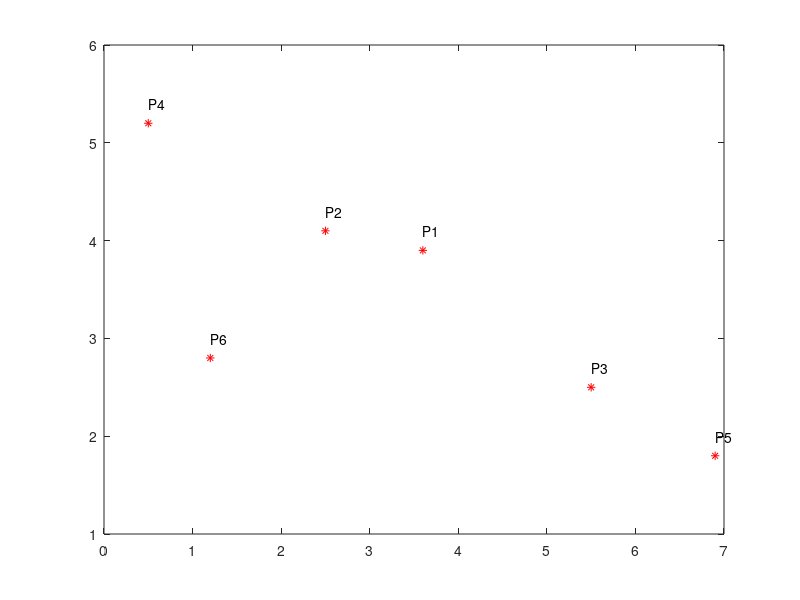

MATLAB code to generate this figure: (Note: this script raises an error after producing the figure.)
%Code written by Ankur Sinha
%Version: 18072011
%Note: Give non-dominated points only
%Positive epsilon value denotes that the value function correctly fitted the decision maker preferences.

global obj;

%obj consists of [firstObjectiveValue, secondObjectiveValue, rank]

%Example Complete ordering
obj = [3.6 3.9 1;    2.5 4.1 2;   5.5 2.5 3;     0.5 5.2 4;    6.9 1.8 5;   1.2 2.8 6];

%Example Partial ordering
%obj = [3.6 3.9 1;    2.5 4.1 2;   5.5 2.5 3;     0.5 5.2 3;    6.9 1.8 4];
       
% IMK -- Plotting the individual points
plot(obj(:,1),obj(:,2), '*r');
hold on

% EKS -- Turning arrow into column vector insetad of row vector
arrow = repmat('P', size(obj, 1), 1);

% EKS -- Replacing square indexing horzcat with mutable size indexing
for i = 1:size(obj, 1)
    label = ['P', num2str(obj(i,3))];
    text(obj(i,1), obj(i,2)+0.2, label);
end

%Value function optimization. 
%Refer: K. Deb, A. Sinha, P. Korhonen, and J.Wallenius. 
%An interactive evolutionary multi-objective optimization method based on
%progressively approximated value functions. IEEE Transactions on Evolutionary
%Computation, 14(5):723739, 2010.

% z - covers our 
[z,fval,exitflag,output,lambda] = fmincon(@fun,1.*ones(7,1),[],[],[],[],[0 0 0 0 -1000 -1000 -1000]',[1 1 1 1 1000 1000 1000]', @con);

if fval>0
    disp('Information not correctly fitted');
else
    disp('Information fitted correctly');
end

%    u = (.3479*x + -.1772 + .6521*y + -1.772))*(0.6521*y + -1.772 + .3479*x + -1.772);

% z = [          -4.688e-04];

OptimizationParameters = z %First six are value function parameters and the last one is epsilon

for i=1:size(obj,1)
    u(i)= utilfunc(obj(i,:),z);
end

for i=1:size(obj,1)
    fh_old = @(x,y) (z(1).*x + z(2).*y + z(5)).*(z(3).*y + z(4).*x + z(6)) - u(i);
    fh = @(x,y) (z(1).*x + z(5) + z(2).*y + z(5)).*(z(3).*y + z(6) + z(4).*x + z(6)) - u(i);

    ezplot(fh, [min(obj(:,1))-1, max(obj(:,1))+1]);
end

Utilities = u

title('');
axis([min(obj(:,1)) max(obj(:,1)) min(obj(:,2)) max(obj(:,2))])
xlabel('f_1')
ylabel('f_2')

function f=fun(x)
    f = -x(end);
end

function [c ceq]=con_old(x)
    global obj;

    delta = 0.1;
    for i=1:size(obj,1)-1
        if obj(i,3) ~= obj(i+1,3)
            c(i) = -((utilfunc(obj(i,:),x))-(utilfunc(obj(i+1,:),x))) + x(end);
        else
            c(i) = abs((utilfunc(obj(i,:),x))-(utilfunc(obj(i+1,:),x))) - delta*x(end);
        end
    end

    %Polynomial Value Function Constraints
    % Making each term in the equation individually greater than zero %
    % IMK -- So for each P, we check each S term and make sure it's non negative
    %          We have 5 values of P (obj), and M = 2, which is each of
    %          those two lines. So really it should be a nest for-loop of P
    %          and M
    for i=1:2:10
        % IMK -- This is the first term of the product in the objective
        %           function. The (i+1)/2 is just getting over the i value
        %           throughout the iteration 
        c(i+4)= -(x(1)*obj((i+1)/2,1) + x(2)*obj((i+1)/2,2) + x(5));
        c(i+5)= -(x(3)*obj((i+1)/2,2) + x(4)*obj((i+1)/2,1) + x(6));
    end
    % Equality constraints (Note: Minor typographic error in the paper, correct here.)

    % IMK -- one for each dimension. Makes sure terms add up to 1
    ceq(1) = -(x(1) + x(2) - 1);
    ceq(2) = -(x(3) + x(4) - 1);
end

% Modified version 
function [c ceq]=con(x)
    global obj;

    delta = 0.1;
    for i=1:size(obj,1)-1
        if obj(i,3) ~= obj(i+1,3)
            c(i) = -((utilfunc(obj(i,:),x))-(utilfunc(obj(i+1,:),x))) + x(end);
        else
            c(i) = abs((utilfunc(obj(i,:),x))-(utilfunc(obj(i+1,:),x))) - delta*x(end);
        end
    end

    %Polynomial Value Function Constraints
    % Making each term in the equation individually greater than zero %
    % IMK -- So for each P, we check each S term and make sure it's non negative
    %          We have 5 values of P (obj), and M = 2, which is each of
    %          those two lines. So really it should be a nest for-loop of P
    %          and M
    %
    % EKS -- made it iterate to double the size of obj
    for i=1:2:size(obj,1)*2
        % IMK -- This is the first term of the product in the objective
        %           function. The (i+1)/2 is just getting over the i value
        %           throughout the iteration 
        c(i+4)= -(x(1)*obj((i+1)/2,1) + x(5) + x(2)*obj((i+1)/2,2) + x(5));
        c(i+5)= -(x(3)*obj((i+1)/2,2) + x(6) + x(4)*obj((i+1)/2,1) + x(6));
    end
    % Equality constraints (Note: Minor typographic error in the paper, correct here.)

    % IMK -- one for each dimension. Makes sure terms add up to 1
    ceq(1) = -(x(1) + x(2) - 1);
    ceq(2) = -(x(3) + x(4) - 1);
end


% IMK -- Note: Utility function is the same as a value function 
function u=utilfunc_old(obj,x)
    u = (x(1)*obj(1) + x(2)*obj(2) + x(5)) * (x(3)*obj(2) + x(4)*obj(1) + x(6));
end


% IMK -- I wrote this utility function based on eq 6 
function u=utilfunc(obj,x)
    % x(1) k11
    % x(2) k12	
    % x(3) k21	
    % x(4) k22	
    % x(5) k13	
    % x(6) k23
    u = (x(1)*obj(1) + x(5) + x(2)*obj(2) + x(5))*(x(3)*obj(2) + x(6) + x(4)*obj(1) + x(6));

end

